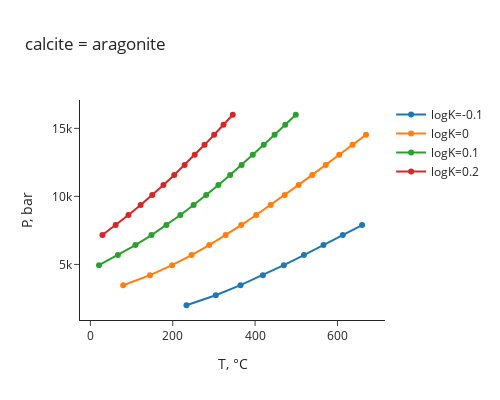

The notebook cell saved with this chart:
### Code cell
out = univariant_TP(logK=[-0.2, -0.1, 0, 0.1, 0.2], # desired logK or list of logK values
                    species=["calcite", "aragonite"], # chemical species
                    state=["cr", "cr"], # aq, gas, liq, cr
                    coeff=[-1, 1], # reaction stoichiometry (negative for reactants, positive for products)
                    Trange=[0, 700], # temperature range to check, degrees C
                    Prange=[2000, 16000], # pressure range to check, bars
                    res=20, # number of calculations to attempt along the pressure range
      )

### Figure 1 — Plotly figure (JSON) as saved in the notebook; plotly's stock layout.template omitted (floating-point values rounded to 4 significant figures)
{"data": [{"hovertemplate": "%{text}<br>T, °C=%{x:.2f}<br>P, bar=%{y:.2f}<extra></extra>", "mode": "markers+lines", "name": "logK=-0.1", "text": ["logK=-0.1", "logK=-0.1", "logK=-0.1", "logK=-0.1", "logK=-0.1", "logK=-0.1", "logK=-0.1", "logK=-0.1", "logK=-0.1", "logK=-0.1", "logK=-0.1", "logK=-0.1", "logK=-0.1", "logK=-0.1", "logK=-0.1", "logK=-0.1", "logK=-0.1", "logK=-0.1", "logK=-0.1", "logK=-0.1"], "type": "scatter", "x": [233.3, 304.5, 364.6, 418.9, 469.8, 518.6, 566.1, 613.0, 659.8, NaN, NaN, NaN, NaN, NaN, NaN, NaN, NaN, NaN, NaN, NaN], "y": [2000.0, 2737.0, 3474.0, 4211.0, 4947.0, 5684.0, 6421.0, 7158.0, 7895.0, 8632.0, 9368.0, 10110.0, 10840.0, 11580.0, 12320.0, 13050.0, 13790.0, 14530.0, 15260.0, 16000.0]}, {"hovertemplate": "%{text}<br>T, °C=%{x:.2f}<br>P, bar=%{y:.2f}<extra></extra>", "mode": "markers+lines", "name": "logK=0", "text": ["logK=0", "logK=0", "logK=0", "logK=0", "logK=0", "logK=0", "logK=0", "logK=0", "logK=0", "logK=0", "logK=0", "logK=0", "logK=0", "logK=0", "logK=0", "logK=0", "logK=0", "logK=0", "logK=0", "logK=0"], "type": "scatter", "x": [NaN, NaN, 79.63, 144.7, 198.5, 245.7, 288.6, 328.5, 366.4, 402.7, 437.8, 472.1, 505.7, 538.8, 571.6, 604.2, 636.8, 669.3, NaN, NaN], "y": [2000.0, 2737.0, 3474.0, 4211.0, 4947.0, 5684.0, 6421.0, 7158.0, 7895.0, 8632.0, 9368.0, 10110.0, 10840.0, 11580.0, 12320.0, 13050.0, 13790.0, 14530.0, 15260.0, 16000.0]}, {"hovertemplate": "%{text}<br>T, °C=%{x:.2f}<br>P, bar=%{y:.2f}<extra></extra>", "mode": "markers+lines", "name": "logK=0.1", "text": ["logK=0.1", "logK=0.1", "logK=0.1", "logK=0.1", "logK=0.1", "logK=0.1", "logK=0.1", "logK=0.1", "logK=0.1", "logK=0.1", "logK=0.1", "logK=0.1", "logK=0.1", "logK=0.1", "logK=0.1", "logK=0.1", "logK=0.1", "logK=0.1", "logK=0.1", "logK=0.1"], "type": "scatter", "x": [NaN, NaN, NaN, NaN, 20.91, 66.8, 109.4, 148.5, 184.7, 218.6, 250.7, 281.3, 310.9, 339.4, 367.3, 394.4, 421.1, 447.3, 473.2, 498.8], "y": [2000.0, 2737.0, 3474.0, 4211.0, 4947.0, 5684.0, 6421.0, 7158.0, 7895.0, 8632.0, 9368.0, 10110.0, 10840.0, 11580.0, 12320.0, 13050.0, 13790.0, 14530.0, 15260.0, 16000.0]}, {"hovertemplate": "%{text}<br>T, °C=%{x:.2f}<br>P, bar=%{y:.2f}<extra></extra>", "mode": "markers+lines", "name": "logK=0.2", "text": ["logK=0.2", "logK=0.2", "logK=0.2", "logK=0.2", "logK=0.2", "logK=0.2", "logK=0.2", "logK=0.2", "logK=0.2", "logK=0.2", "logK=0.2", "logK=0.2", "logK=0.2", "logK=0.2", "logK=0.2", "logK=0.2", "logK=0.2", "logK=0.2", "logK=0.2", "logK=0.2"], "type": "scatter", "x": [NaN, NaN, NaN, NaN, NaN, NaN, NaN, 29.24, 61.37, 92.34, 122.0, 150.3, 177.4, 203.6, 228.9, 253.4, 277.2, 300.5, 323.3, 345.7], "y": [2000.0, 2737.0, 3474.0, 4211.0, 4947.0, 5684.0, 6421.0, 7158.0, 7895.0, 8632.0, 9368.0, 10110.0, 10840.0, 11580.0, 12320.0, 13050.0, 13790.0, 14530.0, 15260.0, 16000.0]}], "layout": {"height": 400, "hoverlabel": {"bgcolor": "white"}, "title": {"text": "calcite = aragonite"}, "width": 500, "xaxis": {"autorange": true, "range": [-25.63, 715.9], "title": {"text": "T, °C"}, "type": "linear"}, "yaxis": {"autorange": true, "range": [916.0, 17080.0], "title": {"text": "P, bar"}, "type": "linear"}}}
